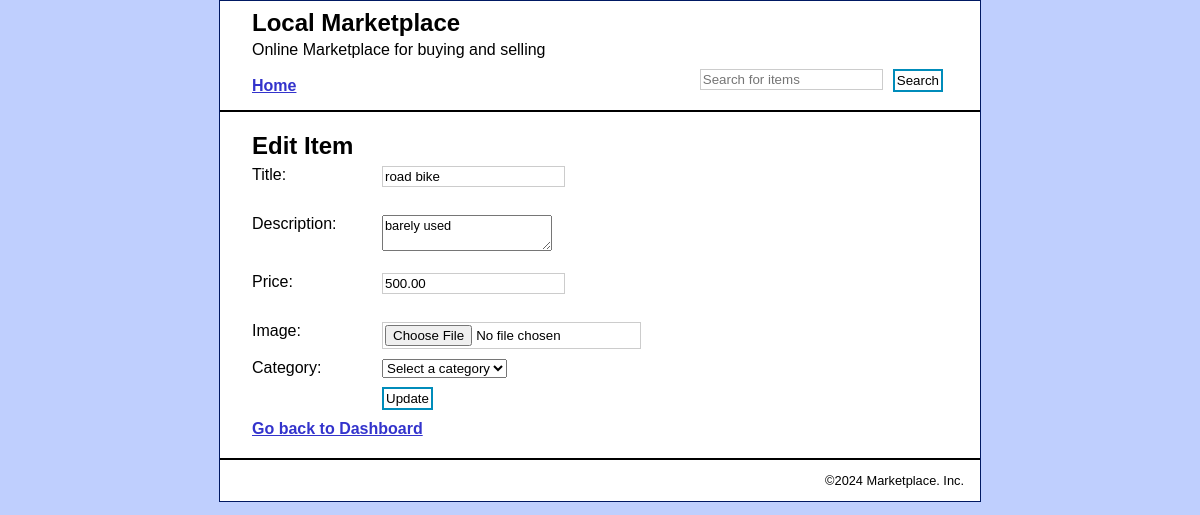
Page /items/edit_post.php?itemID=1 on the committed database.
### tables this page shows
CREATE TABLE `items` (
  `itemID` int(11) NOT NULL,
  `userID` int(11) DEFAULT NULL,
  `title` varchar(100) DEFAULT NULL,
  `description` text DEFAULT NULL,
  `price` decimal(10,2) DEFAULT NULL,
  `uploadDate` datetime DEFAULT NULL,
  `imageURL` varchar(255) DEFAULT NULL,
  `categoryID` varchar(3) DEFAULT NULL
);

### items/edit_post.php (the view, shortened to what this page needs)
<?php include '../view/header.php';
if (isset($_GET['itemID'])) {
    $itemID = mysqli_real_escape_string($conn, $_GET['itemID']);
    $sql = "SELECT * FROM items WHERE ItemID = $itemID";
    $result = mysqli_query($conn, $sql);
    if (mysqli_num_rows($result) == 1) {
        $row = mysqli_fetch_assoc($result);
        $title = $row['title'];
        $description = $row['description'];
        $price = $row['price'];
    } else{
        echo "Item not found.";
        exit();
    }
} else {
    echo "Invalid item ID.";
    exit();
}
?>
<head>
</head>
<body>
    <h1>Edit Item</h1>
    <form action="<?php echo htmlspecialchars($_SERVER["PHP_SELF"]) . '?itemID=' . $itemID; ?>" method="post">
        <label for="title">Title:</label>
        <input type="text" id="title" name="title" value="<?php echo $title; ?>" required><br><br>
        <label for="description">Description:</label>
        <textarea id="description" name="description" required><?php echo $description; ?></textarea><br><br>
        <label for="price">Price:</label>
        <input type="number" id="price" name="price" value="<?php echo $price; ?>" step="0.01" required><br><br>
        <label for="image">Image:</label>
        <input type="file" id="image" name="image" accept="image/*"><br>
        <label for="category">Category:</label>
        <select id="category" name="category" required>
            <option value="">Select a category</option>
        </select><br>
        <input type="submit" value="Update"><br>
    </form>
    <a href="../profile/dashboard.php">Go back to Dashboard</a>
</body>
</html>
<?php include '../view/footer.php'; ?>

### css/main.css (style rules this page uses)
html { background-color: #BFCFFE; }
body { margin-top: 0; font-family: Arial, Helvetica, sans-serif; width: 760px; margin: 0 auto; background-color: white; border: 1px solid #001963; }
h1 { font-size: 150%; margin: 0; padding: .5em 0 .25em; }
h1, h2 { color: black; }
a { color: #3333CC; font-weight: bold; }
form { margin: 0; }
form label { float:left; margin-bottom: 10px; width:130px; }
form input { float:left; padding: 2px; margin-bottom: 10px; margin-right: 5px ; border: 1px solid #ccc; box-sizing: border-box; }
form input[type=submit] { background-color: white; color:black; border: 2px solid #008CBA; margin-left: 130px; }
textarea { font-family: Arial, Helvetica, sans-serif; font-size: 80%; }

### rows in the picture
items: title "road bike", description "barely used", price "500.00"
